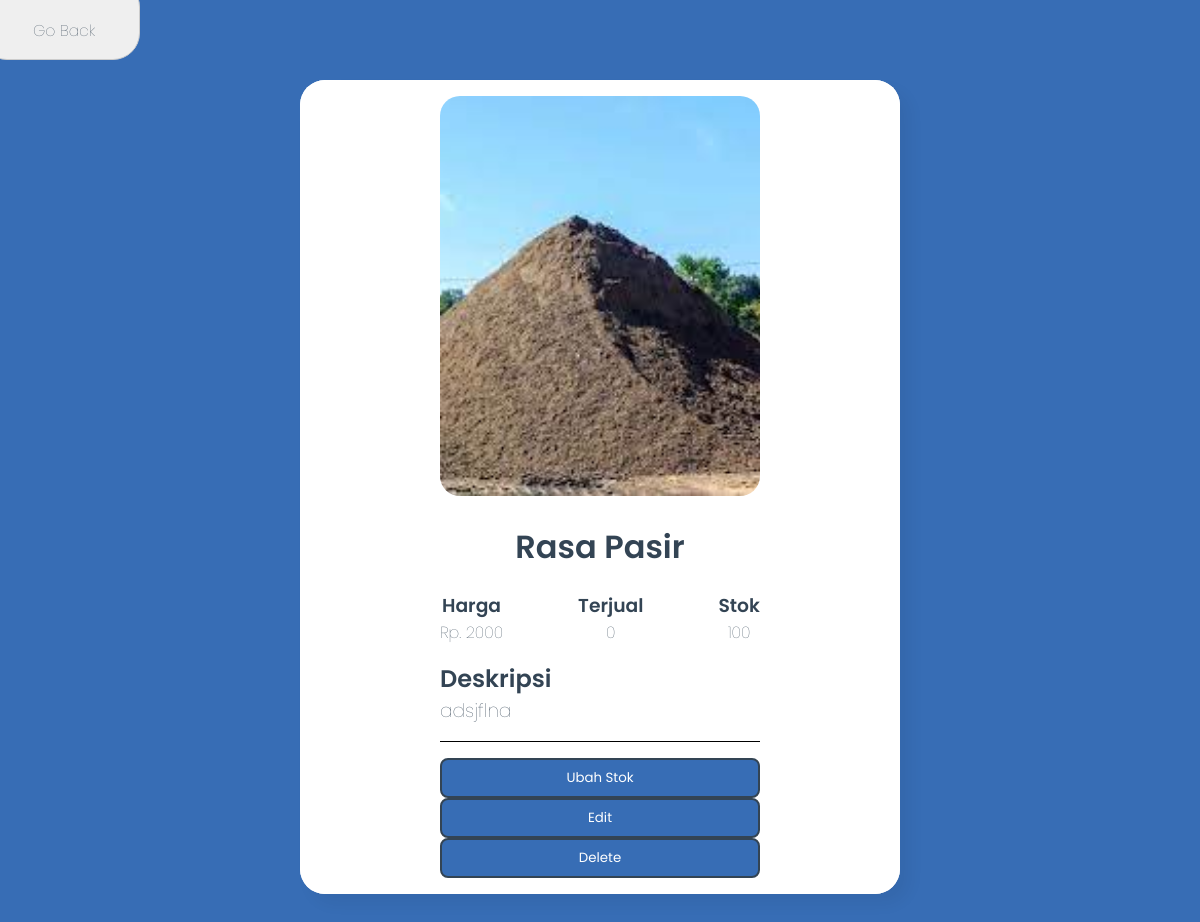
Page /public/detail/Rasa+Pasir (signed in) on the earlier database version.
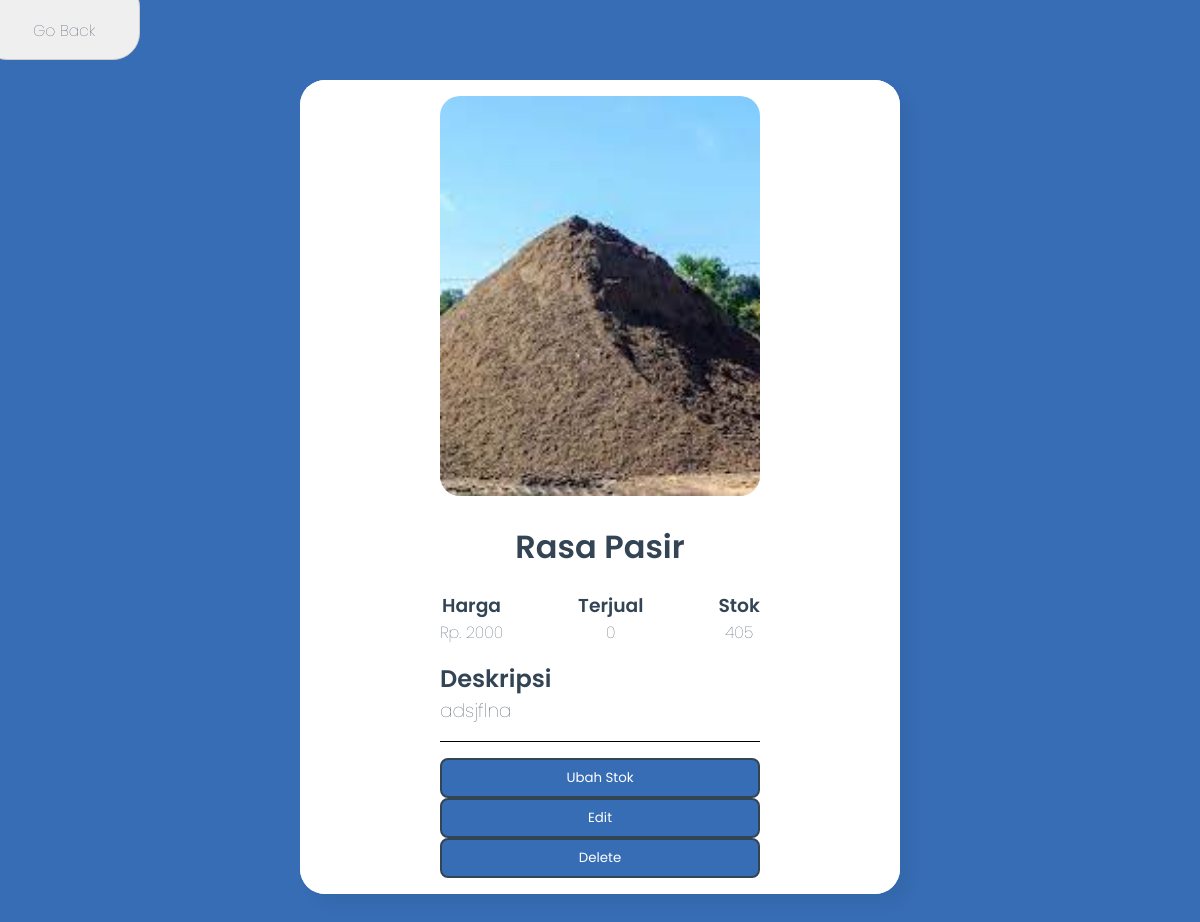
Same page on the later database version.
### tables this page shows
CREATE TABLE "varian_dorayaki" (
	"nama"	varchar(255),
	"desc"	TEXT,
	"harga"	TEXT NOT NULL,
	"stok"	INTEGER NOT NULL,
	"gambar"	TEXT,
	PRIMARY KEY("nama")
);

### app/core/Controller.php (called while the page is built, shortened)
<?php
class Controller{
    public function view($view, $data=[]){
        require_once('../app/views/'.$view.'.php');
    }
    public function model($model){
        return new $model;
    }
}

### app/controllers/Detail.php (called while the page is built, shortened)
<?php
class Detail extends Controller
{
    public function index($nama_var='')
    {
        $data['detail'] = $this->model("VarDorayaki_model")->getDetailVariant($nama_var);
        $this->view('detail/index', $data);
    }
}

### app/core/App.php (called while the page is built, shortened)
<?php
class App
{
    protected $method = 'index';
    protected $params = [];
    public function __construct()
    {
        $url = $this->parseURL();
        $url[0] = ucfirst($url[0]);
        if (file_exists('../app/controllers/' . $url[0] . '.php')) {
            unset($url[0]);
        }
        $this->controller = new $this->controller;
        if (!empty($url)) {
            $this->params = array_values($url);
        }
        call_user_func_array([$this->controller, $this->method], $this->params);
    }
    public function parseURL()
    {
        if (isset($_GET['url'])) {
            $url = rtrim($_GET['url'], '/');
            $url = explode('/', $url);
            return $url;
        }
    }
}

### public/index.php (called while the page is built, shortened)
<?php
$app = new App;

### app/core/Database.php (called while the page is built, shortened)
<?php
class Database{
    private $PATH_TO_SQLITE_FILE = PATH_TO_SQLITE_FILE;
    private $dbh;
    private $stmt;
    public function __construct()
    {
        $option = [
            PDO::ATTR_PERSISTENT => true,
            PDO::ATTR_ERRMODE => PDO::ERRMODE_EXCEPTION
        ];
        try{
            $this->dbh = new PDO("sqlite:" . $this->PATH_TO_SQLITE_FILE, null,null,$option);
        }catch(PDOException $e){
            die($e->getMessage());
        }
    }
    public function query($query){
        $this->stmt = $this->dbh->prepare($query);
    }
    public function execute(){
        $this->stmt->execute();
    }
    public function single(){
        $this->execute();
        return $this->stmt->fetch(PDO::FETCH_ASSOC);
    }
}

### app/models/VarDorayaki_model.php (called while the page is built, shortened)
<?php
class VarDorayaki_model
{
    private $db;
    public function __construct()
    {
        $this->db = new Database;
    }
    public function getDetailVariant($nama_var)
    {
        $this->db->query("SELECT nama, gambar, ABS(COALESCE(SUM(perubahan),0)) as penjualan, desc, harga, stok
            FROM varian_dorayaki
            LEFT JOIN histori
            ON varian_dorayaki.nama = histori.nama_var
            and histori.username in (SELECT username FROM user WHERE is_admin = 0)
			WHERE varian_dorayaki.nama = '" . $nama_var . "'
            GROUP BY nama ");
        return $this->db->single();
    }
}

### app/views/detail/index.php (the view, shortened to what this page needs)
<!DOCTYPE html>
<html lang="en">
<head>
    <link rel="stylesheet" href="../css/detailvarian.css">
</head>
<body>
    <button class="back_button" onclick="window.history.back()">
        <h3>Go Back</h3>
    </button>
    <div class="center">
        <div class="container-variant">
            <div class="container-left">
                <img class="image" src="<?= BASEURL . $data['detail']['gambar'] ?>" alt="" srcset="">
            </div>
            <div class="container-right">
                <div class="container-top">
                    <h1 class="title"><?= $data['detail']['nama'] ?></h1>
                    <div class="container-info">
                        <div class="container-small-info">
                            <h3 class="info">Harga</h3>
                            <h4>Rp. <?= $data['detail']['harga'] ?></h4>
                        </div>
                        <div class="container-small-info">
                            <h3 class="info">Terjual</h3>
                            <h4><?= $data['detail']['penjualan'] ?></h4>
                        </div>
                        <div class="container-small-info">
                            <h3 class="info">Stok</h3>
                            <h4><?= $data['detail']['stok'] ?></h4>
                        </div>
                    </div>
                    <div class="container-middle container-desc">
                        <h2 class="info">Deskripsi</h2>
                        <h3><?= $data['detail']['desc'] ?></h3>
                    </div>
                </div>
                <div class="container-button container-bottom">
                    <?php
                    if ($_SESSION['is_admin'] == 0) {
                        echo "<a href='" . BASEURL . "ubahstok/" . urlencode($data['detail']['nama']) . "'><button>Buy</button></a>";
                    } else {
                        echo "<a href='" . BASEURL . "ubahstok/" . urlencode($data['detail']['nama']) . "'><button>Ubah Stok</button></a>";
                        echo "<a href='" . BASEURL . "detail/edit/" . urlencode($data['detail']['nama']) . "'><button>Edit</button></a>";
                        echo "<a onclick='del()'><button>Delete</button></a>";
                    }
                    ?>
                </div>
            </div>
        </div>
</body>
</html>

Differences in the rows shown:
changed varian_dorayaki "Rasa Pasir": stok "100" → "405"
